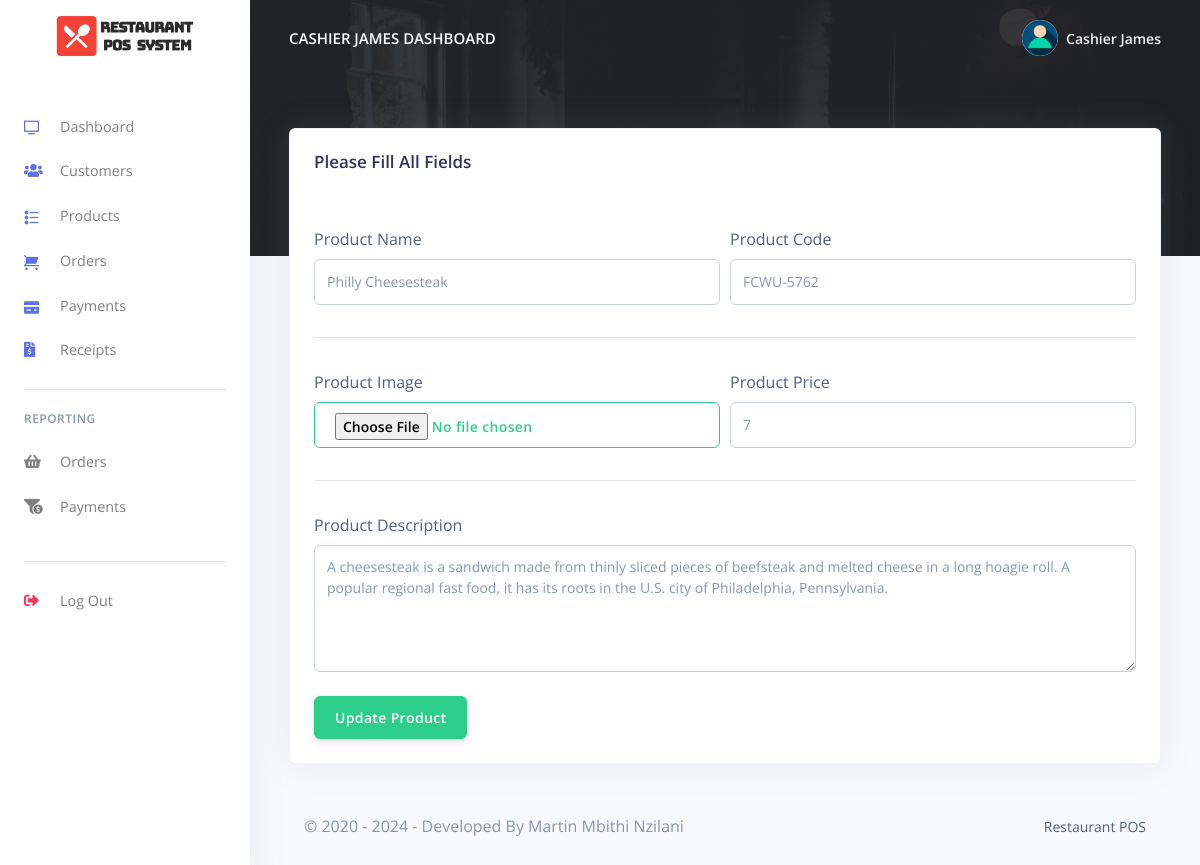
/pos/cashier/update_product.php?update=06dc36c1be (signed in), run on the app's committed database.
### tables this page shows
CREATE TABLE `rpos_staff` (
  `staff_id` int(20) NOT NULL,
  `staff_name` varchar(200) NOT NULL,
  `staff_number` varchar(200) NOT NULL,
  `staff_email` varchar(200) NOT NULL,
  `staff_password` varchar(200) NOT NULL,
  `created_at` timestamp(6) NOT NULL DEFAULT current_timestamp(6) ON UPDATE current_timestamp(6)
);

CREATE TABLE `rpos_products` (
  `prod_id` varchar(200) NOT NULL,
  `prod_code` varchar(200) NOT NULL,
  `prod_name` varchar(200) NOT NULL,
  `prod_img` varchar(200) NOT NULL,
  `prod_desc` longtext NOT NULL,
  `prod_price` varchar(200) NOT NULL,
  `created_at` timestamp(6) NOT NULL DEFAULT current_timestamp(6) ON UPDATE current_timestamp(6)
);

### pos/cashier/update_product.php (the view, shortened to what this page needs)
<?php
include('config/config.php');
require_once('partials/_head.php');
?>
<body>
  <?php
  require_once('partials/_sidebar.php');
  ?>
  <div class="main-content">
    <?php
    require_once('partials/_topnav.php');
    $update = $_GET['update'];
    $ret = "SELECT * FROM  rpos_products WHERE prod_id = '$update' ";
    $stmt = $mysqli->prepare($ret);
    $stmt->execute();
    $res = $stmt->get_result();
    while ($prod = $res->fetch_object()) {
    ?>
      <div class="container-fluid mt--8">
        <div class="row">
          <div class="col">
            <div class="card shadow">
              <div class="card-header border-0">
                <h3>Please Fill All Fields</h3>
              </div>
              <div class="card-body">
                <form method="POST" enctype="multipart/form-data">
                  <div class="form-row">
                    <div class="col-md-6">
                      <label>Product Name</label>
                      <input type="text" value="<?php echo $prod->prod_name; ?>" name="prod_name" class="form-control">
                    </div>
                    <div class="col-md-6">
                      <label>Product Code</label>
                      <input type="text" name="prod_code" value="<?php echo $prod->prod_code; ?>" class="form-control" value="">
                    </div>
                  </div>
                  <hr>
                  <div class="form-row">
                    <div class="col-md-6">
                      <label>Product Image</label>
                      <input type="file" name="prod_img" class="btn btn-outline-success form-control" value="<?php echo $prod_img; ?>">
                    </div>
                    <div class="col-md-6">
                      <label>Product Price</label>
                      <input type="text" name="prod_price" class="form-control" value="<?php echo $prod->prod_price; ?>">
                    </div>
                  </div>
                  <hr>
                  <div class="form-row">
                    <div class="col-md-12">
                      <label>Product Description</label>
                      <textarea rows="5" name="prod_desc" class="form-control" value=""><?php echo $prod->prod_desc; ?></textarea>
                    </div>
                  </div>
                  <br>
                  <div class="form-row">
                    <div class="col-md-6">
                      <input type="submit" name="UpdateProduct" value="Update Product" class="btn btn-success" value="">
                    </div>
                  </div>
                </form>
              </div>
            </div>
          </div>
        </div>
      <?php
      require_once('partials/_footer.php');
    }
      ?>
      </div>
  </div>
</body>
</html>

### pos/cashier/partials/_sidebar.php (shortened to what this page needs)
<?php
$staff_id = $_SESSION['staff_id'];
$ret = "SELECT * FROM  rpos_staff  WHERE staff_id = '$staff_id'";
$stmt = $mysqli->prepare($ret);
$stmt->execute();
$res = $stmt->get_result();
while ($staff_id = $res->fetch_object()) {
?>
  <nav class="navbar navbar-vertical fixed-left navbar-expand-md navbar-light bg-white" id="sidenav-main">
    <div class="container-fluid">
      <a class="navbar-brand pt-0" href="dashboard.php">
        <img src="../admin/assets/img/brand/repos.png" class="navbar-brand-img" alt="...">
      </a>
      <div class="collapse navbar-collapse" id="sidenav-collapse-main">
        <ul class="navbar-nav">
          <li class="nav-item">
            <a class="nav-link" href="dashboard.php">
              <i class="ni ni-tv-2 text-primary"></i> Dashboard
            </a>
          </li>
          <li class="nav-item">
            <a class="nav-link" href="customes.php">
              <i class="fas fa-users text-primary"></i> Customers
            </a>
          </li>
          <li class="nav-item">
            <a class="nav-link" href="products.php">
              <i class="ni ni-bullet-list-67 text-primary"></i>Products
            </a>
          </li>
          <li class="nav-item">
            <a class="nav-link" href="orders.php">
              <i class="ni ni-cart text-primary"></i> Orders
            </a>
          </li>
          <li class="nav-item">
            <a class="nav-link" href="payments.php">
              <i class="ni ni-credit-card text-primary"></i> Payments
            </a>
          </li>
          <li class="nav-item">
            <a class="nav-link" href="receipts.php">
              <i class="fas fa-file-invoice-dollar text-primary"></i> Receipts
            </a>
          </li>
        </ul>
        <hr class="my-3">
        <h6 class="navbar-heading text-muted">Reporting</h6>
        <ul class="navbar-nav mb-md-3">
          <li class="nav-item">
            <a class="nav-link" href="orders_reports.php">
              <i class="fas fa-shopping-basket"></i> Orders
            </a>
          </li>
          <li class="nav-item">
            <a class="nav-link" href="payments_reports.php">
              <i class="fas fa-funnel-dollar"></i> Payments
            </a>
          </li>
        </ul>
        <hr class="my-3">
        <ul class="navbar-nav mb-md-3">
          <li class="nav-item">
            <a class="nav-link" href="logout.php">
              <i class="fas fa-sign-out-alt text-danger"></i> Log Out
            </a>
          </li>
        </ul>
      </div>
    </div>
  </nav>
<?php } ?>

### pos/cashier/partials/_topnav.php (shortened to what this page needs)
<?php
$staff_id = $_SESSION['staff_id'];
$ret = "SELECT * FROM  rpos_staff  WHERE staff_id = '$staff_id'";
$stmt = $mysqli->prepare($ret);
$stmt->execute();
$res = $stmt->get_result();
while ($staff = $res->fetch_object()) {
?>
    <nav class="navbar navbar-top navbar-expand-md navbar-dark" id="navbar-main">
        <div class="container-fluid">
            <a class="h4 mb-0 text-white text-uppercase d-none d-lg-inline-block" href="dashboard.php"><?php echo $staff->staff_name; ?> Dashboard</a>
            <ul class="navbar-nav align-items-center d-none d-md-flex">
                <li class="nav-item dropdown">
                    <a class="nav-link pr-0" href="#" role="button" data-toggle="dropdown" aria-haspopup="true" aria-expanded="false">
                        <div class="media align-items-center">
                            <span class="avatar avatar-sm rounded-circle">
                                <img alt="Image placeholder" src="../admin/assets/img/theme/user-a-min.png">
                            </span>
                            <div class="media-body ml-2 d-none d-lg-block">
                                <span class="mb-0 text-sm  font-weight-bold"><?php echo $staff->staff_name; ?></span>
                            </div>
                        </div>
                    </a>
                </li>
            </ul>
        </div>
    </nav>
<?php } ?>

### pos/cashier/partials/_footer.php
<footer class="py-5">
  <div class="container">
    <div class="row align-items-center justify-content-xl-between">
      <div class="col-xl-6">
        <div class="copyright text-center text-xl-left text-muted">
        &copy; 2020 - <?php echo date('Y'); ?> - Developed By Martin Mbithi Nzilani
        </div>
      </div>
      <div class="col-xl-6">
        <ul class="nav nav-footer justify-content-center justify-content-xl-end">
          <li class="nav-item">
            <a href="" class="nav-link" target="_blank">Restaurant POS</a>
          </li>
        </ul>
      </div>
    </div>
  </div>
</footer>

### data on the page
rpos_staff: staff_name "CASHIER JAMES", staff_name "Cashier James"
rpos_products: prod_name "Philly Cheesesteak", prod_code "FCWU-5762", prod_price "7", prod_desc "A cheesesteak is a sandwich made from thinly sliced pieces of beefsteak and melted cheese in a long hoagie roll. A popular regional fast food, it has its roots in the U.S. city of Philadelphia, Pennsylvania."
